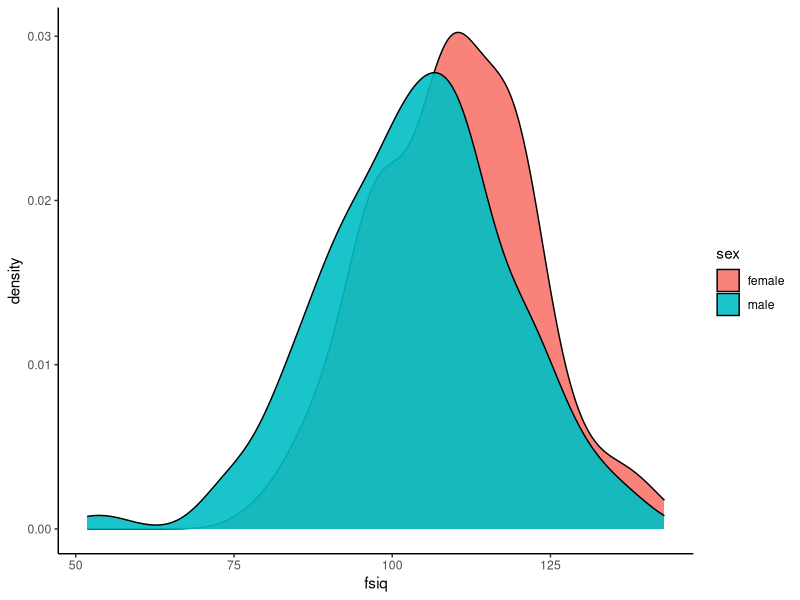
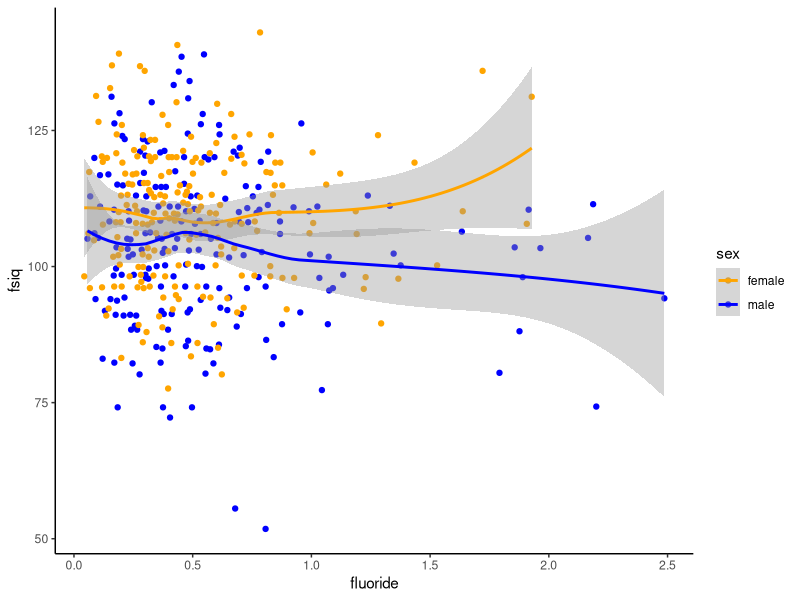
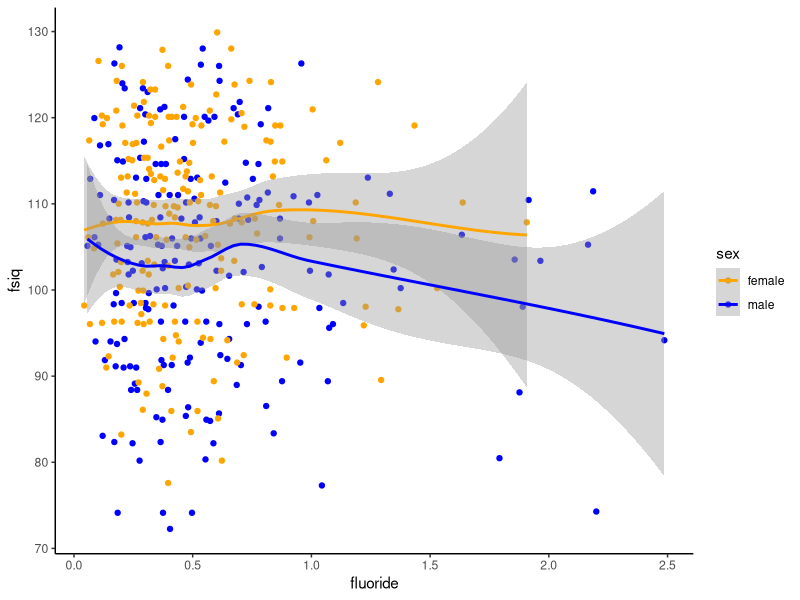

Write the R code that produced these figures, in order.
library(tidyverse)
library(splines)

theme_set(theme_classic())

colors <- scale_color_manual(values = c(male = 'blue', female = 'orange'))

male <- read_csv('Male.csv', col_names = FALSE) %>%
    rename(fluoride = X1, fsiq = X2) %>%
    mutate(sex = 'male')

female <- read_csv('Female.csv', col_names = FALSE) %>%
    rename(fluoride = X1, fsiq = X2) %>%
    mutate(sex = 'female')

data <- bind_rows(male, female)

#not significant, almost certainly due to loss of data in digitizing
summary(lm(fsiq ~ fluoride, data = data))
summary(lm(fsiq ~ fluoride * sex, data = data))


## iq score density estimates
ggplot(data, aes(fsiq)) +
    geom_density(aes(fill = sex), alpha = 0.9)


## significant sex difference in IQ
summary(lm(fsiq ~ sex, data = data))

## significant after removing two male outliers
summary(lm(fsiq ~ sex, data = data %>% filter(fsiq >= 60)))

## still significant after narrowing to range between intellectual disability and 'gifted'
summary(lm(fsiq ~ sex, data = data %>% filter(fsiq >= 70, fsiq <= 130)))


base_fit <- lm(fsiq ~ sex, data = data)
lm(fsiq ~ ns(fluoride, 4) + sex, data = data) %>% anova(base_fit)
lm(fsiq ~ ns(fluoride, 4) * sex, data = data) %>% anova(base_fit)
               
ggplot(data, aes(x = fluoride, y = fsiq, color = sex)) +
    geom_point() +
    geom_smooth() +
    colors


standard_range <- data %>% filter(fsiq >= 70, fsiq <= 130)
ggplot(standard_range, aes(x = fluoride, y = fsiq, color = sex)) +
    geom_point() +
    geom_smooth() +
    colors


